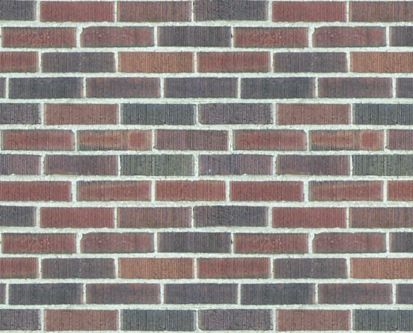
#> input picture ImageRepresentation/images/brick.jpeg, 413 x 333 px
$ python vizMorph.py
#> lines starting #> are read from the running program, lines starting #| are printed output that depends on the picture; after the words box and inside, x2 and y2 are one past the last pixel; in counts of white or black regions, pixels touching at a corner belong together
import cv2
import numpy as np

# Load the image
src = cv2.imread('../ImageRepresentation/images/brick.jpeg')
#> src is the input picture: shape (333, 413, 3); mean B, G, R 131.7, 135.1, 143.9
# Create a window to attach trackbars
title_window = 'Morphology Operations'
cv2.namedWindow(title_window)

# Specify the morphological operations and Structuring elements
morph_op_dic = {0: 'ERODE', 1: 'DILATE', 2: 'OPEN', 3: 'CLOSE', \
                4: 'GRADIENT', 5: 'TOPHAT', 6: 'BLACKHAT', 7: 'HITMISS'}
element_dic = {0: 'RECT', 1: 'CROSS', 2: 'ELLIPSE'}

# Define callback function
def morphology_operations(val):
    # get current trackbar position
    morph_operator = cv2.getTrackbarPos('Operator', title_window)
    kernel_size = cv2.getTrackbarPos('kernel', title_window)
    val_type = cv2.getTrackbarPos('SE', title_window)
    iter_num = cv2.getTrackbarPos('iterations', title_window)
    # create structuring element
    element = cv2.getStructuringElement(val_type, (2*kernel_size + 1, 2*kernel_size+1))
    # apply morphological operation
    dst = cv2.morphologyEx(src, morph_operator, element,iterations=iter_num)
    # Display the operation and structuring element
    font = cv2.FONT_HERSHEY_SIMPLEX
    cv2.putText(dst,'Op:{}, SE: {}'.format(morph_op_dic[morph_operator],element_dic[val_type]),(10,40), font, 0.5,(0,255,255),1,cv2.LINE_AA)
    cv2.imshow(title_window, dst)

# Create Trackbars
cv2.createTrackbar('Operator', title_window , 0, 7, morphology_operations)
#> slider 'Operator' is set to 2
cv2.createTrackbar('SE', title_window , 0, 2, morphology_operations)
#> slider 'SE' is set to 1
cv2.createTrackbar('kernel', title_window , 0, 10, morphology_operations)
#> slider 'kernel' is set to 3
cv2.createTrackbar('iterations', title_window , 0, 10, morphology_operations)
#> slider 'iterations' is set to 3

# Instantiate the function
morphology_operations(0)
#> in morphology_operations, `dst = cv2.morphologyEx(src, morph_operator, element,iterations=iter_num)`:
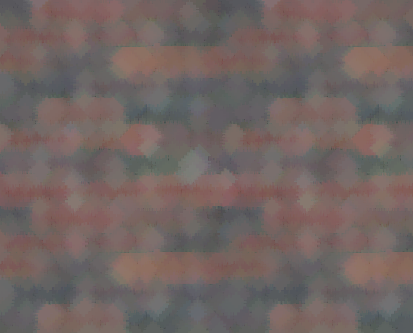
#> dst: shape (333, 413, 3); mean B, G, R 98.2, 100.7, 113.8
#> in morphology_operations, `cv2.putText(dst,'Op:{}, SE: {}'.format(morph_op_dic[morph_operator],el..`:
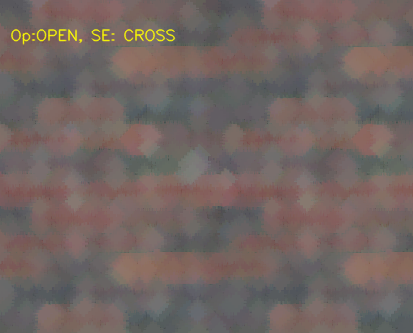
#> dst: shape (333, 413, 3); 0.83% of pixels changed, all inside (x1, y1, x2, y2) = (10, 28, 176, 45)
cv2.waitKey(0)

$ run again, with ImageRepresentation/images/parrot.jpeg copied over ImageRepresentation/images/brick.jpeg
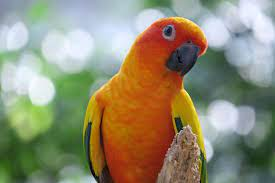
#> input picture ImageRepresentation/images/parrot.jpeg, 275 x 183 px
#> src is the input picture: shape (183, 275, 3); mean B, G, R 114.7, 140.5, 145.2
#> in morphology_operations, `dst = cv2.morphologyEx(src, morph_operator, element,iterations=iter_num)`:
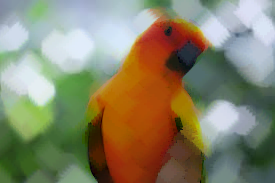
#> dst: shape (183, 275, 3); mean B, G, R 104.7, 131.6, 135.9
#> in morphology_operations, `cv2.putText(dst,'Op:{}, SE: {}'.format(morph_op_dic[morph_operator],el..`:
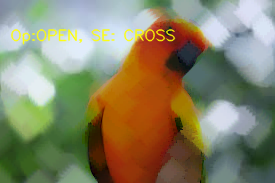
#> dst: shape (183, 275, 3); 2.26% of pixels changed, all inside (x1, y1, x2, y2) = (10, 28, 176, 45)

$ run again, with ImageRepresentation/images/wall-merge.png saved as ImageRepresentation/images/brick.jpeg
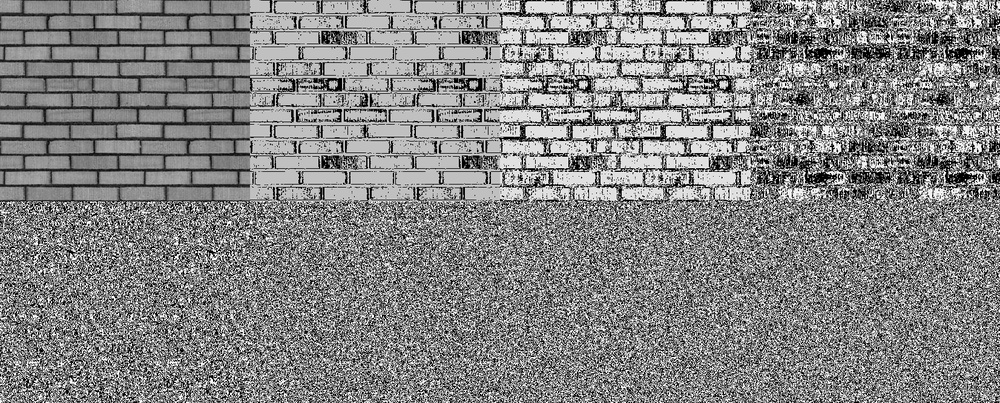
#> input picture ImageRepresentation/images/wall-merge.png, 1000 x 403 px, shrunk from 1652 x 666 before the run
#> src is the input picture: shape (403, 1000, 3); min 0, max 255, mean 133.4
#> in morphology_operations, `dst = cv2.morphologyEx(src, morph_operator, element,iterations=iter_num)`:
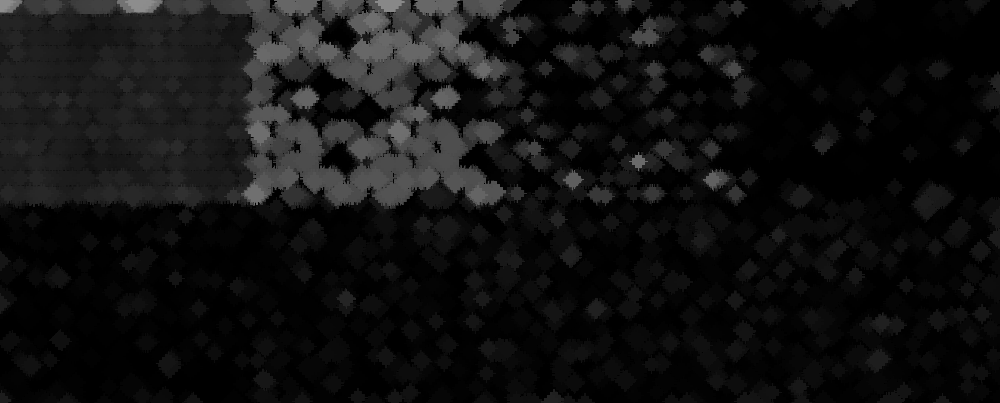
#> dst: shape (403, 1000, 3); min 0, max 141, mean 17
#> in morphology_operations, `cv2.putText(dst,'Op:{}, SE: {}'.format(morph_op_dic[morph_operator],el..`:
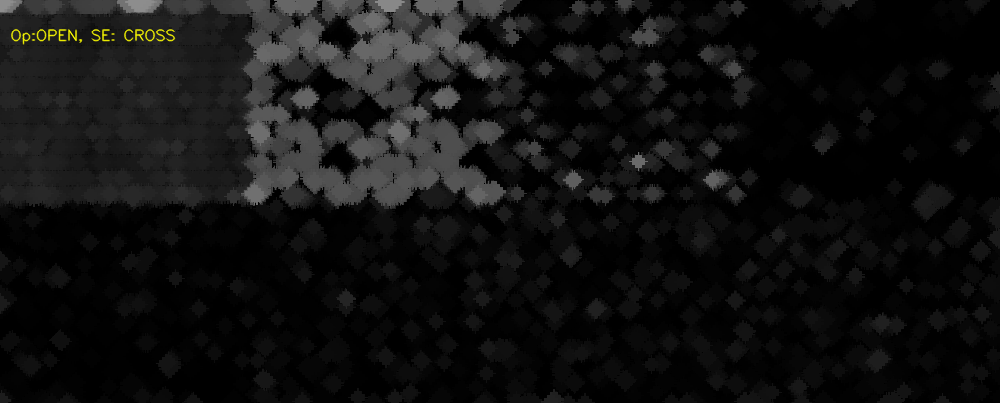
#> dst: shape (403, 1000, 3); 0.28% of pixels changed, all inside (x1, y1, x2, y2) = (10, 28, 176, 45)
